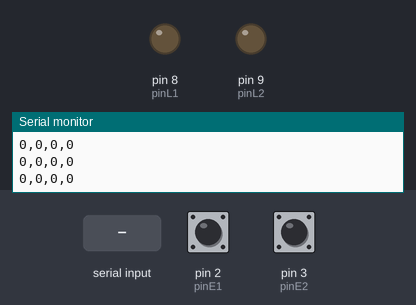
Simulated run of this sketch. Board: Arduino Uno, built with avr-gcc and run on an emulated ATmega328P. Parts: output pins drawn as LEDs (lit = HIGH), the last lines printed to the serial monitor. The test bench sets the inputs (shaded band); at power-on: pin 2 (pinE1) HIGH, pin 3 (pinE2) HIGH.

Above: at 1.2 s.
1.3 s: pin 2 (pinE1) pulled LOW for 0.15 s
At 2.3 s:
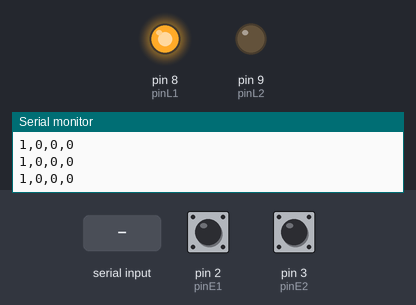
2.9 s: pin 3 (pinE2) pulled LOW for 0.15 s
At 3.8 s:
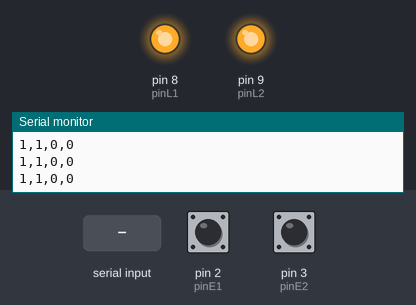
4.5 s: "a" received over Serial
At 5.7 s:
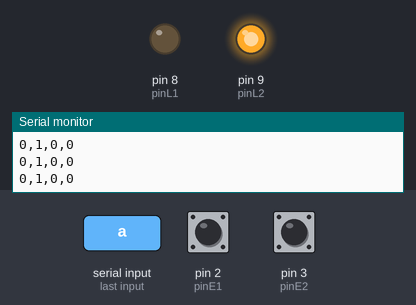
6.0 s: "A" received over Serial
At 7.2 s:
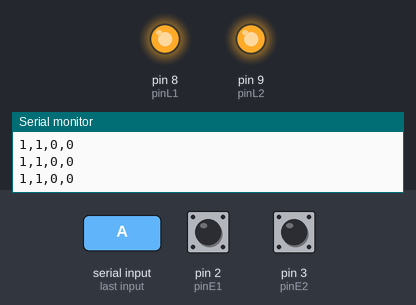
7.5 s: "b" received over Serial
At 8.3 s:
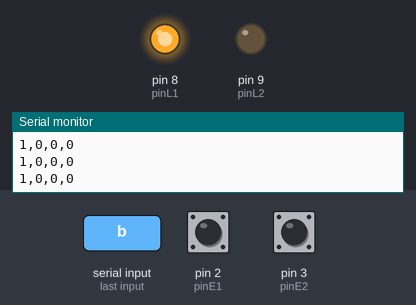
10.5 s: pin 2 (pinE1) pulled LOW for 1 s
At 11.2 s:
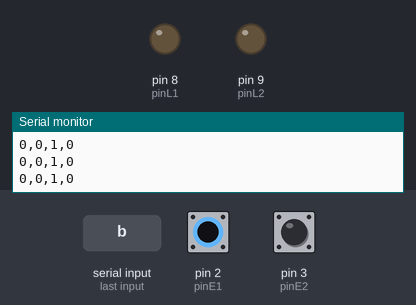
Timing chart, 0 to 13.5 s (numbered marks = the images above; inputs shaded):
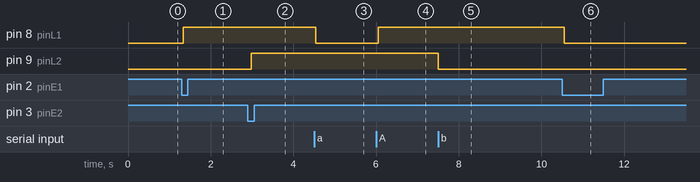

The sketch:

main.ino
```cpp
int pinE1 = 2;
int pinE2 = 3;
int pinL1 = 8;
int pinL2 = 9;

bool estadoAnteriorE1 = HIGH;
bool estadoAnteriorE2 = HIGH;
bool estadoL1 = false;
bool estadoL2 = false;

void setup() {
  pinMode(pinE1, INPUT_PULLUP);
  pinMode(pinE2, INPUT_PULLUP);
  pinMode(pinL1, OUTPUT);
  pinMode(pinL2, OUTPUT);

  digitalWrite(pinL1, LOW);
  digitalWrite(pinL2, LOW);

  Serial.begin(9600);
}

void loop() {
  bool lecturaE1 = digitalRead(pinE1);
  bool lecturaE2 = digitalRead(pinE2);

  if (lecturaE1 == LOW && estadoAnteriorE1 == HIGH) {
    delay(30);
    if (digitalRead(pinE1) == LOW) {
      estadoL1 = !estadoL1;
      digitalWrite(pinL1, estadoL1 ? HIGH : LOW);
    }
  }
  estadoAnteriorE1 = lecturaE1;

  if (lecturaE2 == LOW && estadoAnteriorE2 == HIGH) {
    delay(30);
    if (digitalRead(pinE2) == LOW) {
      estadoL2 = !estadoL2;
      digitalWrite(pinL2, estadoL2 ? HIGH : LOW);
    }
  }
  estadoAnteriorE2 = lecturaE2;

  if (Serial.available() > 0) {
    char comando = Serial.read();
    if (comando == 'A') { estadoL1 = true;  digitalWrite(pinL1, HIGH); }
    if (comando == 'a') { estadoL1 = false; digitalWrite(pinL1, LOW); }
    if (comando == 'B') { estadoL2 = true;  digitalWrite(pinL2, HIGH); }
    if (comando == 'b') { estadoL2 = false; digitalWrite(pinL2, LOW); }
  }

  Serial.print(estadoL1 ? 1 : 0);
  Serial.print(",");
  Serial.print(estadoL2 ? 1 : 0);
  Serial.print(",");
  Serial.print(lecturaE1 == LOW ? 1 : 0); // Para mostrar el pulso momentáneo en E1 si se desea
  Serial.print(",");
  Serial.println(lecturaE2 == LOW ? 1 : 0);

  delay(50);
}
```

Measured:
- after the input at 1.3 s, pin 8 (pinL1): LOW → HIGH at once
- after the input at 2.9 s, pin 9 (pinL2): LOW → HIGH after 0.08 s
- after the input at 4.5 s, pin 8 (pinL1): HIGH → LOW at once
- after the input at 6.0 s, pin 8 (pinL1): LOW → HIGH after 0.05 s
- after the input at 7.5 s, pin 9 (pinL2): HIGH → LOW at once
- after the input at 10.5 s, pin 8 (pinL1): HIGH → LOW after 0.06 s
